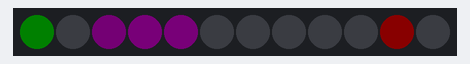
The program below on a simulated Raspberry Pi (BCM pin numbers). On the bench: 12 RGB LEDs in strip order, left to right. Dim RGB values are drawn brighter than linear; the clock reads 2024-03-15 10:24:30 at power-on unless the program sets it.

Above: at 0.05 s.
At 4.48 s:
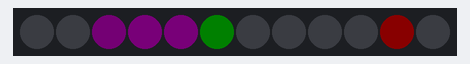
At 9.57 s:
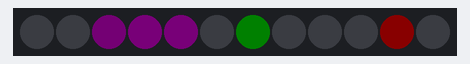
At 19.81 s:
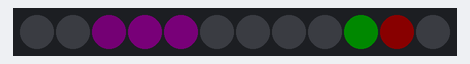
At 29.64 s:
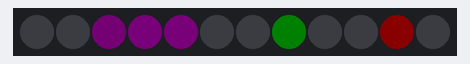
At 39.88 s:
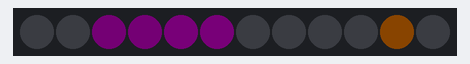

The program:

clock.py
```python
#!/usr/bin/python

import time, sys
import datetime

from neopixel import *

LED_COUNT      = 12      # Number of LED pixels.
LED_CHANNEL    = 0       # PWM Channel (set to 1 when LED_PIN is 13 or 19, else 0)
LED_PIN        = 18      # GPIO pin connected to the pixels (must support PWM!).
LED_FREQ_HZ    = 800000  # LED signal frequency in hertz (usually 800khz)
LED_DMA        = 5       # DMA channel to use for generating signal (try 5)
LED_BRIGHTNESS = 10     # Set to 0 for darkest and 255 for brightest
LED_INVERT     = False   # True to invert the signal (when using NPN transistor level shift)

## main

strip = Adafruit_NeoPixel(LED_COUNT, LED_PIN, LED_FREQ_HZ, LED_DMA, LED_INVERT, LED_BRIGHTNESS, LED_CHANNEL)
strip.begin()

class ClockColor:

    def __init__(self,r=0,g=0,b=0):
        self.val = [r,g,b]

    def neopixelColor(self):
        return Color(self.val[0],self.val[1],self.val[2])

    def dim(self,frac):
        c = ClockColor()
        c.val = [int(i*frac) for i in self.val]
        return c

    def set(self,n):
        self.val = list(n.val)

    def addTo(self,n):
        self.val = [max(n.val[i],self.val[i]) for i in range(len(self.val))]

black = ClockColor(0,0,0)    # initial color of all leds in strip
col_s = ClockColor(0,255,0)  # color of second
col_m = ClockColor(64,0,64) # color of minute
col_h = ClockColor(255,0,0)  # color of hour

# debugging
#
# to specify hour and minute from cmd line, set debug_readdata to True
debug_readdate = False
#
# to speed up the clock, set rundelta to 1. This will increase the minute every loop.
debug_rundelta = 0

s_fac = 0
now = datetime.datetime.now()
try:
    while True:

        # set all leds to black

        pins = [ClockColor(0,0,0) for i in range(12)]

        if debug_rundelta == 0:
            now = datetime.datetime.now()
        else:
            now = now + datetime.timedelta(minutes=debug_rundelta)

        # set pin numbers for current second, minute, hour
        pin_s = now.second / 5  # 60 minutes / 12 leds = 5
        pin_m = now.minute / 5  # 60 minutes / 12 leds = 5
        pin_h = now.hour   % 12 # dont distinguish between 24 / 12 hour

        if debug_readdate:
            pin_h,pin_m = raw_input('h m:').split()
            pin_h = int(pin_h)
            pin_m = int(pin_m)
            pin_m = pin_m / 5  # 60 minutes / 12 leds = 5
            pin_h = pin_h % 12 # dont distinguish between 24 / 12 hour

        frac = ((now.second % 5) + now.microsecond / 1000000.0)/5.0
        s2 = (pin_s + 1) % 12

        # minute
        #
        # paint all leds up to pin_m with col_m, increasing intensity
        for i in range(pin_m):
            pins[i].set( col_m.dim(i/float(pin_m)) )
        pins[pin_m].set( col_m )

        # hour
        #
        # set pin_h led to col_h
        pins[pin_h].set(col_h)

        # second spinner
        #
        # set pin_h led to col_h
        # let a quick second wheel turn around; 1 cycle a second
        s3 = int(now.microsecond/1000000.0 * 12)
        pins[s3].addTo(col_s.dim(0.5))

        # second
        #
        # every time the quick wheel hits the second led, let it glow ... and dim down
        if s3 == pin_s:
            s_fac = 1.0
        elif s_fac > 0.1:
            s_fac = s_fac - 0.1
        # add col_s color for second led
        pins[pin_s].addTo( col_s.dim(s_fac) )

        for i in range(12):
            strip.setPixelColor(i,pins[i].neopixelColor())

        strip.show()
        time.sleep(0.05)


except KeyboardInterrupt:

    # clean up on ctrl-C
    for i in range(strip.numPixels()):
        strip.setPixelColor(i, 0)
    strip.show()
    sys.exit()
```
